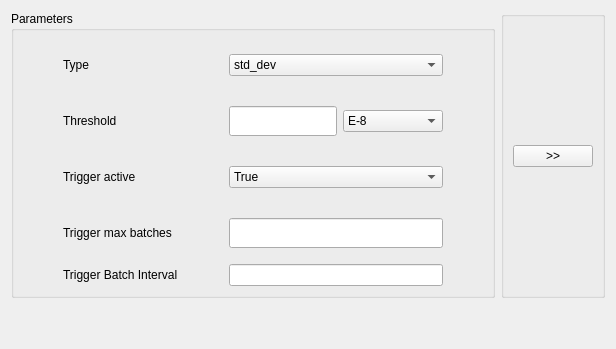
     <widget class="QWidget" name="tab_3">
      <attribute name="title">
       <string>Keff_Trigger</string>
      </attribute>
      <layout class="QGridLayout" name="gridLayout_21">
       <item row="0" column="1">
        <widget class="QGroupBox" name="groupBox_3">
         <property name="title">
          <string/>
         </property>
         <layout class="QGridLayout" name="gridLayout_20">
          <item row="0" column="0">
           <widget class="QPushButton" name="Add_Trigger_PB">
            <property name="text">
             <string>&gt;&gt;</string>
            </property>
           </widget>
          </item>
         </layout>
        </widget>
       </item>
       <item row="0" column="0">
        <widget class="QGroupBox" name="groupBox_2">
         <property name="title">
          <string>Parameters</string>
         </property>
         <property name="alignment">
          <set>Qt::AlignLeading|Qt::AlignLeft|Qt::AlignTop</set>
         </property>
         <layout class="QGridLayout" name="gridLayout_22">
          <item row="0" column="0">
           <layout class="QGridLayout" name="gridLayout_19">
            <item row="2" column="2" colspan="2">
             <widget class="QComboBox" name="Trigger_Active_CB">
              <item>
               <property name="text">
                <string>True</string>
               </property>
              </item>
              <item>
               <property name="text">
                <string>False</string>
               </property>
              </item>
             </widget>
            </item>
            <item row="2" column="1">
             <widget class="QLabel" name="label_18">
              <property name="minimumSize">
               <size>
                <width>0</width>
                <height>50</height>
               </size>
              </property>
              <property name="text">
               <string>Trigger active</string>
              </property>
             </widget>
            </item>
            <item row="3" column="2" colspan="2">
             <widget class="QLineEdit" name="Trigger_max_batches_LE">
              <property name="minimumSize">
               <size>
                <width>0</width>
                <height>30</height>
               </size>
              </property>
             </widget>
            </item>
            <item row="1" column="1">
             <widget class="QLabel" name="label_17">
              <property name="minimumSize">
               <size>
                <width>0</width>
                <height>50</height>
               </size>
              </property>
              <property name="text">
               <string>Threshold</string>
              </property>
             </widget>
            </item>
            <item row="1" column="2">
             <widget class="QLineEdit" name="Keff_Trigger_Value_LE">
              <property name="minimumSize">
               <size>
                <width>0</width>
                <height>30</height>
               </size>
              </property>
             </widget>
            </item>
            <item row="0" column="2" colspan="2">
             <widget class="QComboBox" name="Keff_Trigger_Type_CB">
              <item>
               <property name="text">
                <string>std_dev</string>
               </property>
              </item>
              <item>
               <property name="text">
                <string>variance</string>
               </property>
              </item>
              <item>
               <property name="text">
                <string>rel_err</string>
               </property>
              </item>
             </widget>
            </item>
            <item row="1" column="0">
             <spacer name="horizontalSpacer_2">
              <property name="orientation">
               <enum>Qt::Horizontal</enum>
              </property>
              <property name="sizeHint" stdset="0">
               <size>
                <width>40</width>
                <height>20</height>
               </size>
              </property>
             </spacer>
            </item>
            <item row="0" column="1">
             <widget class="QLabel" name="label_8">
              <property name="minimumSize">
               <size>
                <width>0</width>
                <height>50</height>
               </size>
              </property>
              <property name="text">
               <string>Type</string>
              </property>
             </widget>
            </item>
            <item row="3" column="1">
             <widget class="QLabel" name="label_22">
              <property name="minimumSize">
               <size>
                <width>160</width>
                <height>50</height>
               </size>
              </property>
              <property name="text">
               <string>Trigger max batches</string>
              </property>
             </widget>
            </item>
            <item row="1" column="3">
             <widget class="QComboBox" name="Threshold_CB">
              <property name="minimumSize">
               <size>
                <width>100</width>
                <height>0</height>
               </size>
              </property>
              <item>
               <property name="text">
                <string>E-8</string>
               </property>
              </item>
              <item>
               <property name="text">
                <string>E-7</string>
               </property>
              </item>
              <item>
               <property name="text">
                <string>E-6</string>
               </property>
              </item>
              <item>
               <property name="text">
                <string>E-5</string>
               </property>
              </item>
              <item>
               <property name="text">
                <string>E-4</string>
               </property>
              </item>
              <item>
               <property name="text">
                <string>E-3</string>
               </property>
              </item>
              <item>
               <property name="text">
                <string>E-2</string>
               </property>
              </item>
              <item>
               <property name="text">
                <string>E-1</string>
               </property>
              </item>
              <item>
               <property name="text">
                <string>E+0</string>
               </property>
              </item>
             </widget>
            </item>
            <item row="4" column="1">
             <widget class="QLabel" name="label_23">
              <property name="text">
               <string>Trigger Batch Interval</string>
              </property>
             </widget>
            </item>
            <item row="4" column="2" colspan="2">
             <widget class="QLineEdit" name="Trigger_batch_interval_LE"/>
            </item>
           </layout>
          </item>
          <item row="0" column="1">
           <spacer name="horizontalSpacer_3">
            <property name="orientation">
             <enum>Qt::Horizontal</enum>
            </property>
            <property name="sizeHint" stdset="0">
             <size>
              <width>40</width>
              <height>20</height>
             </size>
            </property>
           </spacer>
          </item>
         </layout>
        </widget>
       </item>
       <item row="1" column="0">
        <spacer name="verticalSpacer_3">
         <property name="orientation">
          <enum>Qt::Vertical</enum>
         </property>
         <property name="sizeHint" stdset="0">
          <size>
           <width>20</width>
           <height>40</height>
          </size>
         </property>
        </spacer>
       </item>
      </layout>
     </widget>
